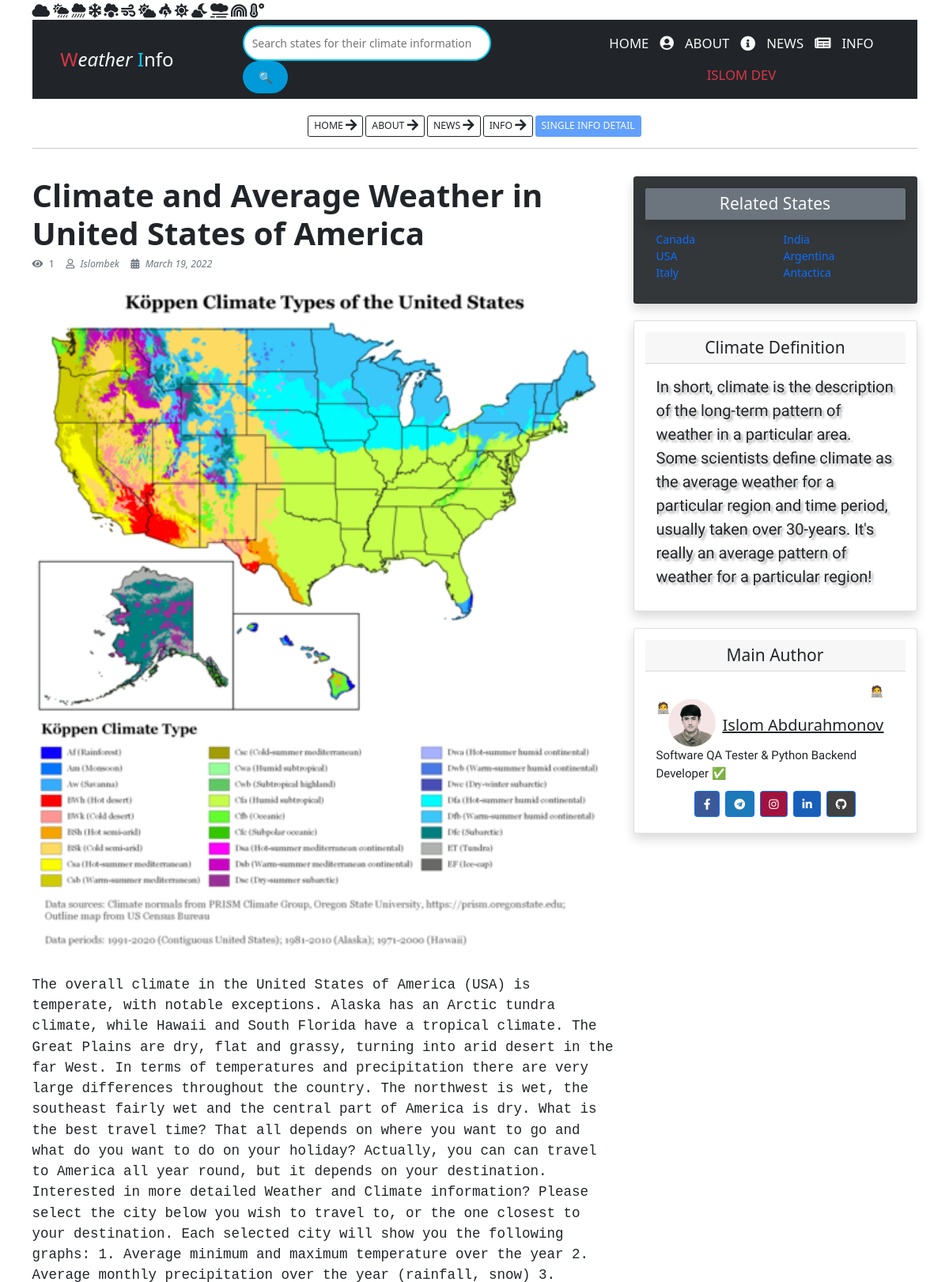
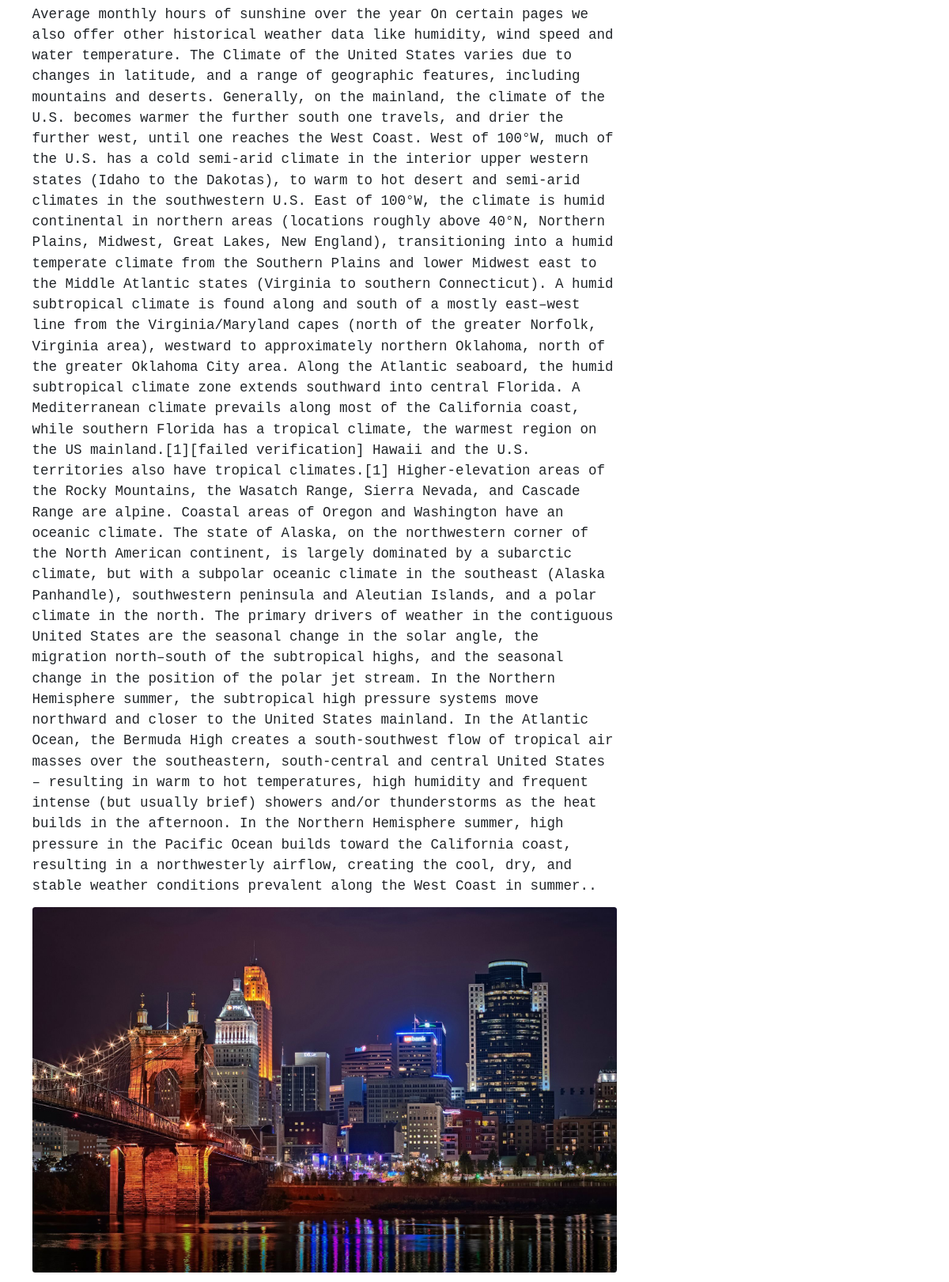
Screenshot of /info_detail/1/ (upper part) with the database file from the repository (2 pictures, top to bottom).
### weather/models.py (models this page shows, shortened)
class WeatherInfo(models.Model):
    author = models.CharField(max_length=200, blank=True, null=True)
    image = models.ImageField(upload_to='info_collection', null=True, blank=True)
    title = models.CharField(max_length=400, null=True, blank=True)
    title_search = models.CharField(max_length=300, null=True, blank=True)
    image_second = models.ImageField(upload_to='info_collection', blank=True, null=True)
    image_third = models.ImageField(upload_to='info_collection', blank=True, null=True)
    full_content_first = models.TextField()
    full_content_second = models.TextField(blank=True, null=True)
    date_posted = models.DateTimeField(default=timezone.now)
    class Meta:
        verbose_name_plural = 'WeatherInfo'

### weather/views.py (the view)
# urls.py: path('info_detail/<int:pk>/', views.info_detail, name='info_detail'),
def info_detail(request, pk):
    detail_info = WeatherInfo.objects.get(id=pk)
    ct = request.session.get('count', 0)
    newcount = ct + 1
    request.session['count'] = newcount
    ctx = {
        'detail_info': detail_info,
        'newcount': newcount
    }
    return render(request, 'info_detail.html', ctx)

### templates/info_detail.html (shortened to what this page needs)
<!DOCTYPE html>
{% load static %}
<html lang="en">
<head>
	<link href="{% static 'fonts/font-awesome.min.css' %}" rel="stylesheet" type="text/css">
	<link rel="stylesheet" href="{% static 'css/index.css' %}">
    <link rel="stylesheet" href="{% static 'css/body.css' %}">
    <link href="https://vjs.zencdn.net/7.10.2/video-js.css" rel="stylesheet" />
    <link href="https://cdnjs.cloudflare.com/ajax/libs/font-awesome/5.13.0/css/all.min.css" rel="stylesheet">
    <link href="https://cdn.jsdelivr.net/npm/bootstrap@5.0.2/dist/css/bootstrap.min.css" rel="stylesheet">
    <link rel="stylesheet" href="https://pro.fontawesome.com/releases/v5.10.0/css/all.css" />
</head>
<body>
  <div class="container mt-1">
    <i class="fas fa-cloud" style="font-size: large;"></i>
    <i class="fas fa-cloud-sun-rain" style="font-size: large;"></i>
    <i class="fas fa-cloud-showers-heavy" style="font-size: large;"></i>
    <i class="fas fa-snowflake" style="font-size: large;"></i>
    <i class="fas fa-cloud-meatball" style="font-size: large;"></i>
    <i class="fas fa-wind" style="font-size: large;"></i>
    <i class="fas fa-cloud-sun" style="font-size: large;"></i>
    <i class="fas fa-poo-storm" style="font-size: large;"></i>
    <i class="fas fa-sun" style="font-size: large;"></i>
    <i class="fas fa-cloud-moon" style="font-size: large;"></i>
    <i class="fas fa-smog" style="font-size: large;"></i>
    <i class="fas fa-rainbow" style="font-size: large;"></i>
    <i class="fas fa-temperature-high" style="font-size: large;"></i>
    <nav class="navbar navbar-expand-lg navbar-dark bg-dark">
      <div class="container justify-content-center">
        <a class="navbar-brand me-2" style="margin-left: -5%; font-size: x-large;" href="{% url 'index' %}"><span class="text-danger">W</span><i class="text-light">eather</i> <span class="text-info">I</span><span class="text-light">nfo</span></a>
        <form action="{% url 'search_info' %}" method="POST">
            <input type="search" name="search_info" id="Form_Search" value="" class="border border-info border-2" style="width: 290px;" placeholder="Search states for their climate information" role="searchbox" autocomplete="off">
            <input type="submit" id="Form_Go" class="btn btn-block btn-outline-info" value="🔍">
        </form>
        <ul class="nav justify-content-center" style="margin-left: 8%;">
          <li class="nav-item d-flex">
            <a class="nav-link text-light active" style="font-size: larger;" aria-current="page" href="{% url 'index' %}">HOME</a>
          </li>
          <li class="nav-item d-flex">
            <i class="fas fa-user-circle text-light" style="margin-top: 10px;font-size: large;"></i>
            <a class="nav-link text-light" style="font-size: larger;" href="{% url 'about' %}">ABOUT</a>
          </li>
          <li class="nav-item d-flex">
            <i class="fas fa-info-circle text-light" style="margin-top: 10px;font-size: 19px;"></i>
            <a class="nav-link text-light" style="font-size: larger;" href="{% url 'news' %}">NEWS</a>
          </li>
          <li class="nav-item d-flex">
            <i class="fas fa-newspaper text-light" style="margin-top: 10px;font-size: large;"></i>
            <a class="nav-link text-light" style="font-size: larger;" href="{% url 'info' %}">INFO</a>
          </li>
          <li class="nav-item d-flex">
            <a class="nav-link text-danger" style="font-size: larger;" href="https://islom-dev.netlify.app/" tabindex="-1" aria-disabled="true">ISLOM DEV</a>
          </li>
        </ul>
      </div>
    </nav>
  </div><br>
   <div class="container">
        <div class="d-flex justify-content-center">
            <a href="{% url 'index' %}" class="btn btn-outline-dark btn-sm">HOME <i class="fas fa-arrow-right fa-lg" aria-hidden="true"></i></a>
            <a href="{% url 'about' %}" class="btn btn-outline-dark btn-sm" style="margin-left: 3px;">ABOUT <i class="fas fa-arrow-right fa-lg" aria-hidden="true"></i></a>
            <a href="{% url 'news' %}" class="btn btn-outline-dark btn-sm" style="margin-left: 3px;">NEWS <i class="fas fa-arrow-right fa-lg" aria-hidden="true"></i></a>
            <a href="{% url 'info' %}" class="btn btn-outline-dark btn-sm" style="margin-left: 3px;">INFO <i class="fas fa-arrow-right fa-lg" aria-hidden="true"></i></a>
            <a class="btn btn-primary btn-sm disabled" style="margin-left: 3px;">SINGLE INFO DETAIL</a>
        </div><hr>
   </div>
        <div class="container mt-4">
            <div class="row">
                <div class="col-lg-8">
                    <article>
                        <header class="mb-4">
                            <h1 class="fw-bolder mb-1 font-effect-emboss" style="font-size: 40px">{{detail_info.title}}</h1>
                            <small class="text-muted"><i class="fas fa-eye"></i><span style="margin-left: 1%;">{{newcount}}</span><i class="far fa-user" style="margin-left: 2%;"></i><span class="text-muted fst-italic" style="margin-left: 1%;">{{detail_info.author}}</span><i class="fas fa-calendar-alt" style="margin-left: 2%;"></i><span class="text-muted fst-italic" style="margin-left: 1%;">{{ detail_info.date_posted | date:'F d, Y' }}</span></small>
                        </header>
                        <figure><img class="img-fluid rounded" style="width: 100%;" src="{{detail_info.image_second.url}}" alt="..." /></figure>
                        <section>
                            <p class="fs-5" style="margin-top: -6%; font-family: 'Courier New', monospace;">{{detail_info.full_content_first}}.</p>
                            <figure><img class="img-fluid rounded" style="width: 100%;" src="{{detail_info.image_third.url}}" alt="..." /></figure>
                        </section>
                    </article>
                </div>
                <div class="col-lg-4">
                    <div class="card mb-4 shadow p-3 rounded" style="background-color: #33373a">
                        <center class="card-header shadow text-light bg-secondary h4">Related States</center>
                        <div class="card-body">
                            <div class="row">
                                <div class="col-sm-6">
                                    <ul class="list-unstyled mb-0">
                                        <li><a class="font-effect-neon" style="text-decoration: none;" href="{% url 'info' %}">Canada</a></li>
                                        <li><a class="font-effect-neon" style="text-decoration: none;"  href="{% url 'info' %}">USA</a></li>
                                        <li><a class="font-effect-neon" style="text-decoration: none;" href="{% url 'info' %}">Italy</a></li>
                                    </ul>
                                </div>
                                <div class="col-sm-6">
                                    <ul class="list-unstyled mb-0">
                                        <li><a class="font-effect-neon" style="text-decoration: none;" href="{% url 'info' %}">India</a></li>
                                        <li><a class="font-effect-neon" style="text-decoration: none;" href="{% url 'info' %}">Argentina</a></li>
                                        <li><a class="font-effect-neon" style="text-decoration: none;" href="{% url 'info' %}">Antactica</a></li>
                                    </ul>
                                </div>
                            </div>
                        </div>
                    </div>
                    <div class="card mb-4 shadow p-3 bg-body rounded">
                        <center class="card-header h4">Climate Definition</center>
                        <div class="card-body" style='font-family: "Sofia", sans-serif; font-size: 20px; text-shadow: 3px 3px 3px #ababab;'>In short, climate is the description of the long-term pattern of weather in a particular area. Some scientists define climate as the average weather for a particular region and time period, usually taken over 30-years. It's really an average pattern of weather for a particular region!</div>
                    </div>
                    <div class="card mb-4 shadow p-3 bg-body rounded">
                        <center class="card-header h4">Main Author</center>
                        <div class="card-body">
                            <span style="margin-left: 90%;">🧑‍💻🧑‍💻</span>
                            <div class="d-flex" style="margin-top: -7%;">
                                <img src="{% static 'images/men.jpeg' %}" class="rounded-circle" width="60px" style="margin-left: 5%;" alt="Cinque Terre">
                                <h5 class="mt-4 font-effect-shadow-multiple" style="margin-left: 3%; font-size: 20px"><u><a class="text-dark" style="text-decoration: nonet" href="https://islom-dev-portfolio.netlify.app/?fbclid=IwAR2V9DMo4O53p-faVCoUmjsqPSB4Aw7vlorxTaXSMvW32sLBHXoBdQa4StQ">Islom Abdurahmonov</a></u></h5>
                            </div>
                            <span class="font-effect-shadow-multiple" style='font-family: "Sofia", sans-serif; font-size: 15px;'>Software QA Tester & Python Backend Developer ✅</span>
                            <div class="d-flex justify-content-center mt-2" style="margin-bottom: -4%;">
				                <a class="btn btn-primary btn-floating m-1" style="background-color: #3b5998;" href="https://www.facebook.com/profile.php?id=100073080731960" role="button"><i class="fab fa-facebook-f"></i></a>
				                <a class="btn btn-primary btn-floating m-1" style="background-color: #1c7ab9;" href="https://t.me/islom16045" role="button"><i class="fab fa-telegram"></i></a>
				                <a class="btn btn-primary btn-floating m-1" style="background-color: #a1133e;" href="https://www.instagram.com/islomdev/" role="button"><i class="fab fa-instagram"></i></a>
				                <a class="btn btn-primary btn-floating m-1" style="background-color: #195eb9;" href="https://www.linkedin.com/in/islom-dev-0a8791221/" role="button"><i class="fab fa-linkedin-in"></i></a>
				                <a class="btn btn-primary btn-floating m-1" style="background-color: #414141;" href="https://github.com/Islomdev16" role="button"><i class="fab fa-github"></i></a>
                            </div>
                        </div>
                    </div>
                </div>
            </div>
        </div>
    {% include 'footer.html' %}
</body>
</html>

### static/css/index.css (style rules this page uses)
article, aside, details, figcaption, figure, footer, header, hgroup, nav, section, summary { display: block; }
html { background: #fff; color: #000; -webkit-text-size-adjust: 100%; -ms-text-size-adjust: 100%; }
html, button, input, select, textarea { font-family: sans-serif; }
body { margin: 0; }
a { background: transparent; }
h1 { font-size: 2em; margin: 0.67em 0; }
h5 { font-size: 0.83em; margin: 1.67em 0; }
small { font-size: 80%; }
img { border: 0; }
figure { margin: 0; }
button, input, select, textarea { font-family: inherit; font-size: 100%; margin: 0; vertical-align: baseline; }
button, input { line-height: normal; }
button, html input[type="button"], input[type="reset"], input[type="submit"] { -webkit-appearance: button; cursor: pointer; }
input[type="search"] { -webkit-appearance: textfield; box-sizing: content-box; }
*, *:before, *:after { box-sizing: border-box; }
html { font-size: 14px; }
body { color: #bfc1c8; font-family: "Roboto", "Open Sans", sans-serif; font-size: 14px; font-weight: 300; line-height: 1.5; background: #1e202b; }
h1, h2, h3, h4, h5, h6 { font-weight: 700; margin: 0 0 20px; line-height: normal; }
hr { border: none; border-bottom: 1px solid #777; }
ul, ol { margin: 0; padding-left: 0; }
a { text-decoration: none; color: #009ad8; }
p { margin-top: 0; }
form input, form textarea, form select { outline: none; border: none; padding: 10px; border-radius: 30px; }
.button, form input[type="submit"], form button, form input[type="reset"] { border: none; background: #009ad8; padding: 10px 20px; border-radius: 30px; color: white; }
.container { margin-right: auto; margin-left: auto; padding-left: 15px; padding-right: 15px; *zoom: 1; }
.container:after { content: " "; clear: both; display: block; overflow: hidden; height: 0; }
@media (min-width: 768px) { .container { width: 750px; } }
@media (min-width: 992px) { .container { width: 970px; } }
@media (min-width: 1200px) { .container { width: 1170px; } }
.row { margin-left: -15px; margin-right: -15px; *zoom: 1; }
.row:after { content: " "; clear: both; display: block; overflow: hidden; height: 0; }
.col-xs-1, .col-sm-1, .col-md-1, .col-lg-1, .col-xs-2, .col-sm-2, .col-md-2, .col-lg-2, .col-xs-3, .col-sm-3, .col-md-3, .col-lg-3, .col-xs-4, .col-sm-4, .col-md-4, .col-lg-4, .col-xs-5, .col-sm-5, .col-md-5, .col-lg-5, .col-xs-6, .col-sm-6, .col-md-6, .col-lg-6, .col-xs-7, .col-sm-7, .col-md-7, .col-lg-7, .col-xs-8, .col-sm-8, .col-md-8, .col-lg-8, .col-xs-9, .col-sm-9, .col-md-9, .col-lg-9, .col-xs-10, .col-sm-10, .col-md-10, .col-lg-10, .col-xs-11, .col-sm-11, .col-md-11, .col-lg-11, .col-xs-12, .col-sm-12, .col-md-12, .col-lg-12 { position: relative; min-height: 1px; padding-left: 15px; padding-right: 15px; }
@media (min-width: 768px) { .col-sm-1, .col-sm-2, .col-sm-3, .col-sm-4, .col-sm-5, .col-sm-6, .col-sm-7, .col-sm-8, .col-sm-9, .col-sm-10, .col-sm-11, .col-sm-12 { float: left; } }
@media (min-width: 768px) { .col-sm-6 { width: 50%; } }
@media (min-width: 1200px) { .col-lg-1, .col-lg-2, .col-lg-3, .col-lg-4, .col-lg-5, .col-lg-6, .col-lg-7, .col-lg-8, .col-lg-9, .col-lg-10, .col-lg-11, .col-lg-12 { float: left; } }
@media (min-width: 1200px) { .col-lg-4 { width: 33.3333333333%; } }
@media (min-width: 1200px) { .col-lg-8 { width: 66.6666666667%; } }

### static/css/body.css (style rules this page uses)
.btn-primary { color: #fff; background-color: #007b5e; border-color: #007b5e; }
section { padding: 60px 0; }

### rows the page displays
WeatherInfo: title "Climate and Average Weather in United States of America", author "Islombek", date_posted "March 19, 2022", image_second (picture), full_content_first "The overall climate in the United States of America (USA) is temperate, with notable exceptions. Alaska has an Arctic tundra climate, while Hawaii and South Florida have a tropical climate. The Great Plains are dry, flat and grassy, turning into arid desert in the far West. In terms of temperatures and precipitation there are very large differences throughout the country. The northwest is wet, the southeast fairly wet and the central part of America is dry. What is the best travel time? That all depends on where you want to go and what do you want to do on your holiday? Actually, you can can travel to America all year round, but it depends on your destination. Interested in more detailed…", image_third (picture)

### other values shown
{{ newcount }} "1"
